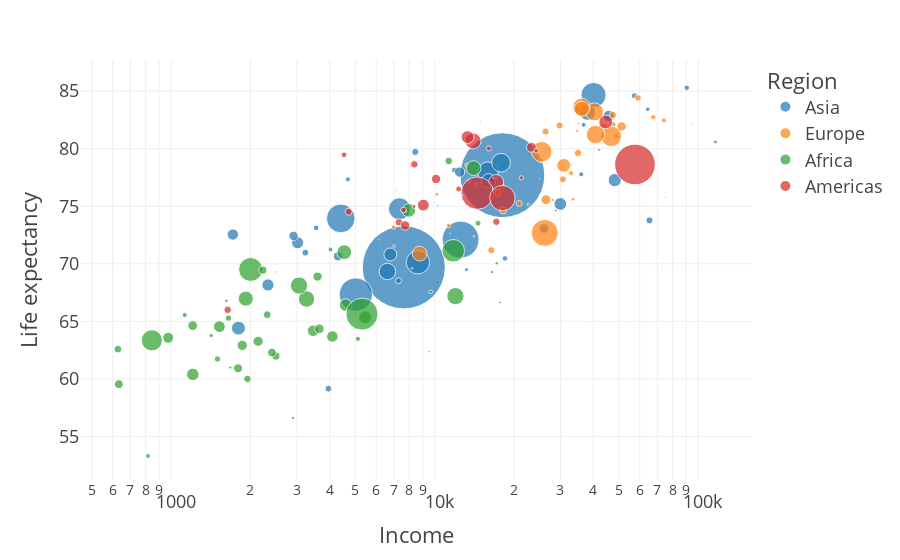

The code cell stored with this chart in its notebook:
### Code cell
fig = px.scatter(
    df,
    x='Income', 
    y='Life expectancy', 
    size='Population', 
    color='Region',
    log_x=True, 
    size_max=60)
fig.show()
